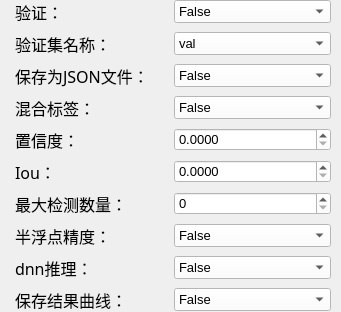
          <widget class="QWidget" name="scrollAreaWidgetContents_2">
           <property name="geometry">
            <rect>
             <x>0</x>
             <y>0</y>
             <width>341</width>
             <height>274</height>
            </rect>
           </property>
           <layout class="QGridLayout" name="gridLayout_13">
            <property name="leftMargin">
             <number>0</number>
            </property>
            <property name="topMargin">
             <number>0</number>
            </property>
            <property name="rightMargin">
             <number>0</number>
            </property>
            <property name="bottomMargin">
             <number>0</number>
            </property>
            <item row="1" column="0">
             <layout class="QGridLayout" name="gridLayout_14">
              <property name="leftMargin">
               <number>15</number>
              </property>
              <property name="rightMargin">
               <number>10</number>
              </property>
              <property name="horizontalSpacing">
               <number>2</number>
              </property>
              <property name="verticalSpacing">
               <number>8</number>
              </property>
              <item row="7" column="1">
               <widget class="QComboBox" name="Half_cbb">
                <property name="font">
                 <font>
                  <family>Arial</family>
                  <pointsize>10</pointsize>
                 </font>
                </property>
                <property name="toolTip">
                 <string>&lt;html&gt;&lt;head/&gt;&lt;body&gt;&lt;p&gt;False&lt;/p&gt;&lt;/body&gt;&lt;/html&gt;</string>
                </property>
                <property name="statusTip">
                 <string>bool</string>
                </property>
                <property name="styleSheet">
                 <string notr="true">background-color: rgb(255, 255, 255);</string>
                </property>
                <property name="duplicatesEnabled">
                 <bool>false</bool>
                </property>
                <item>
                 <property name="text">
                  <string>False</string>
                 </property>
                </item>
                <item>
                 <property name="text">
                  <string>True</string>
                 </property>
                </item>
               </widget>
              </item>
              <item row="2" column="0">
               <widget class="QLabel" name="l38">
                <property name="font">
                 <font>
                  <family>幼圆</family>
                  <pointsize>12</pointsize>
                 </font>
                </property>
                <property name="toolTip">
                 <string>&lt;html&gt;&lt;head/&gt;&lt;body&gt;&lt;p&gt;save_json：将验证结果保存至/predictions.json文件&lt;/p&gt;&lt;/body&gt;&lt;/html&gt;</string>
                </property>
                <property name="statusTip">
                 <string/>
                </property>
                <property name="text">
                 <string>保存为JSON文件：</string>
                </property>
               </widget>
              </item>
              <item row="3" column="0">
               <widget class="QLabel" name="l39">
                <property name="font">
                 <font>
                  <family>幼圆</family>
                  <pointsize>12</pointsize>
                 </font>
                </property>
                <property name="toolTip">
                 <string>&lt;html&gt;&lt;head/&gt;&lt;body&gt;&lt;p&gt;save_hybrid：验证时将真实目标标签和预测目标标签合并，并经过NMS计算，获得最终的结果；若为False，则只有预测目标标签结果&lt;/p&gt;&lt;/body&gt;&lt;/html&gt;</string>
                </property>
                <property name="statusTip">
                 <string/>
                </property>
                <property name="text">
                 <string>混合标签：</string>
                </property>
               </widget>
              </item>
              <item row="4" column="0">
               <widget class="QLabel" name="l40">
                <property name="font">
                 <font>
                  <family>幼圆</family>
                  <pointsize>12</pointsize>
                 </font>
                </property>
                <property name="toolTip">
                 <string>&lt;html&gt;&lt;head/&gt;&lt;body&gt;&lt;p&gt;conf：置信度阈值，在YOLOv8中，也表示分类分数，大于conf的预测正确，小于conf的预测错误，用于验证模式和预测模式&lt;/p&gt;&lt;/body&gt;&lt;/html&gt;</string>
                </property>
                <property name="statusTip">
                 <string/>
                </property>
                <property name="text">
                 <string>置信度：</string>
                </property>
               </widget>
              </item>
              <item row="0" column="0">
               <widget class="QLabel" name="l36">
                <property name="font">
                 <font>
                  <family>幼圆</family>
                  <pointsize>12</pointsize>
                 </font>
                </property>
                <property name="toolTip">
                 <string>&lt;html&gt;&lt;head/&gt;&lt;body&gt;&lt;p&gt;val：是否使用验证集/测试集&lt;/p&gt;&lt;/body&gt;&lt;/html&gt;</string>
                </property>
                <property name="statusTip">
                 <string/>
                </property>
                <property name="text">
                 <string>验证：</string>
                </property>
               </widget>
              </item>
              <item row="8" column="0">
               <widget class="QLabel" name="l44">
                <property name="font">
                 <font>
                  <family>幼圆</family>
                  <pointsize>12</pointsize>
                 </font>
                </property>
                <property name="toolTip">
                 <string>&lt;html&gt;&lt;head/&gt;&lt;body&gt;&lt;p&gt;dnn：使用OpenCV的DNN对ONNX模型进行推理&lt;/p&gt;&lt;/body&gt;&lt;/html&gt;</string>
                </property>
                <property name="statusTip">
                 <string/>
                </property>
                <property name="text">
                 <string>dnn推理：</string>
                </property>
               </widget>
              </item>
              <item row="4" column="1">
               <widget class="QDoubleSpinBox" name="Conf_dsb">
                <property name="font">
                 <font>
                  <family>Arial</family>
                  <pointsize>10</pointsize>
                 </font>
                </property>
                <property name="toolTip">
                 <string>推理0.25，验证0.001</string>
                </property>
                <property name="statusTip">
                 <string>float</string>
                </property>
                <property name="whatsThis">
                 <string>float，optional</string>
                </property>
                <property name="styleSheet">
                 <string notr="true">background-color: rgb(255, 255, 255);</string>
                </property>
                <property name="decimals">
                 <number>4</number>
                </property>
                <property name="maximum">
                 <double>1.000000000000000</double>
                </property>
                <property name="singleStep">
                 <double>0.000000000000000</double>
                </property>
               </widget>
              </item>
              <item row="6" column="1">
               <widget class="QSpinBox" name="Max_det_sb">
                <property name="font">
                 <font>
                  <family>Arial</family>
                  <pointsize>10</pointsize>
                 </font>
                </property>
                <property name="toolTip">
                 <string>300</string>
                </property>
                <property name="statusTip">
                 <string>int</string>
                </property>
                <property name="styleSheet">
                 <string notr="true">background-color: rgb(255, 255, 255);</string>
                </property>
                <property name="maximum">
                 <number>10000</number>
                </property>
                <property name="singleStep">
                 <number>0</number>
                </property>
               </widget>
              </item>
              <item row="3" column="1">
               <widget class="QComboBox" name="Save_hybrid_cbb">
                <property name="font">
                 <font>
                  <family>Arial</family>
                  <pointsize>10</pointsize>
                 </font>
                </property>
                <property name="toolTip">
                 <string>&lt;html&gt;&lt;head/&gt;&lt;body&gt;&lt;p&gt;&lt;span style=&quot; font-size:10pt;&quot;&gt;False&lt;/span&gt;&lt;/p&gt;&lt;/body&gt;&lt;/html&gt;</string>
                </property>
                <property name="statusTip">
                 <string>bool</string>
                </property>
                <property name="styleSheet">
                 <string notr="true">background-color: rgb(255, 255, 255);</string>
                </property>
                <property name="duplicatesEnabled">
                 <bool>false</bool>
                </property>
                <item>
                 <property name="text">
                  <string>False</string>
                 </property>
                </item>
                <item>
                 <property name="text">
                  <string>True</string>
                 </property>
                </item>
               </widget>
              </item>
              <item row="0" column="1">
               <widget class="QComboBox" name="Val_cbb">
                <property name="font">
                 <font>
                  <family>Arial</family>
                  <pointsize>10</pointsize>
                 </font>
                </property>
                <property name="toolTip">
                 <string>&lt;html&gt;&lt;head/&gt;&lt;body&gt;&lt;p&gt;&lt;span style=&quot; font-size:10pt;&quot;&gt;True&lt;/span&gt;&lt;/p&gt;&lt;/body&gt;&lt;/html&gt;</string>
                </property>
                <property name="statusTip">
                 <string>bool</string>
                </property>
                <property name="styleSheet">
                 <string notr="true">background-color: rgb(255, 255, 255);</string>
                </property>
                <property name="duplicatesEnabled">
                 <bool>false</bool>
                </property>
                <item>
                 <property name="text">
                  <string>False</string>
                 </property>
                </item>
                <item>
                 <property name="text">
                  <string>True</string>
                 </property>
                </item>
               </widget>
              </item>
              <item row="1" column="1">
               <widget class="QComboBox" name="Split_cbb">
                <property name="font">
                 <font>
                  <family>Arial</family>
                  <pointsize>10</pointsize>
                 </font>
                </property>
                <property name="toolTip">
                 <string>&lt;html&gt;&lt;head/&gt;&lt;body&gt;&lt;p&gt;&lt;span style=&quot; font-size:10pt;&quot;&gt;True&lt;/span&gt;&lt;/p&gt;&lt;/body&gt;&lt;/html&gt;</string>
                </property>
                <property name="statusTip">
                 <string>bool,str</string>
                </property>
                <property name="styleSheet">
                 <string notr="true">background-color: rgb(255, 255, 255);</string>
                </property>
                <item>
                 <property name="text">
                  <string>val</string>
                 </property>
                </item>
                <item>
                 <property name="text">
                  <string>test</string>
                 </property>
                </item>
                <item>
                 <property name="text">
                  <string>train</string>
                 </property>
                </item>
               </widget>
              </item>
              <item row="1" column="0">
               <widget class="QLabel" name="l37">
                <property name="font">
                 <font>
                  <family>幼圆</family>
                  <pointsize>12</pointsize>
                 </font>
                </property>
                <property name="toolTip">
                 <string>&lt;html&gt;&lt;head/&gt;&lt;body&gt;&lt;p&gt;split：从val、test、train的一部分中选择要验证的数据集，要确保数据集存在&lt;/p&gt;&lt;/body&gt;&lt;/html&gt;</string>
                </property>
                <property name="statusTip">
                 <string/>
                </property>
                <property name="text">
                 <string>验证集名称：</string>
                </property>
               </widget>
              </item>
              <item row="6" column="0">
               <widget class="QLabel" name="l42">
                <property name="font">
                 <font>
                  <family>幼圆</family>
                  <pointsize>12</pointsize>
                 </font>
                </property>
                <property name="toolTip">
                 <string>&lt;html&gt;&lt;head/&gt;&lt;body&gt;&lt;p&gt;max_det：每张图像最大目标检测数量，用于验证模式和预测模式&lt;/p&gt;&lt;/body&gt;&lt;/html&gt;</string>
                </property>
                <property name="statusTip">
                 <string/>
                </property>
                <property name="text">
                 <string>最大检测数量：</string>
                </property>
               </widget>
              </item>
              <item row="5" column="1">
               <widget class="QDoubleSpinBox" name="Iou_dsb">
                <property name="font">
                 <font>
                  <family>Arial</family>
                  <pointsize>10</pointsize>
                 </font>
                </property>
                <property name="toolTip">
                 <string>0.7</string>
                </property>
                <property name="statusTip">
                 <string>float</string>
                </property>
                <property name="whatsThis">
                 <string>float，optional</string>
                </property>
                <property name="styleSheet">
                 <string notr="true">background-color: rgb(255, 255, 255);</string>
                </property>
                <property name="decimals">
                 <number>4</number>
                </property>
                <property name="maximum">
                 <double>1.000000000000000</double>
                </property>
                <property name="singleStep">
                 <double>0.000000000000000</double>
                </property>
               </widget>
              </item>
              <item row="7" column="0">
               <widget class="QLabel" name="l43">
                <property name="font">
                 <font>
                  <family>幼圆</family>
                  <pointsize>12</pointsize>
                 </font>
                </property>
                <property name="toolTip">
                 <string>&lt;html&gt;&lt;head/&gt;&lt;body&gt;&lt;p&gt;half：使用半浮点精度进行推理（FP16）&lt;/p&gt;&lt;/body&gt;&lt;/html&gt;</string>
                </property>
                <property name="statusTip">
                 <string/>
                </property>
                <property name="text">
                 <string>半浮点精度：</string>
                </property>
               </widget>
              </item>
              <item row="5" column="0">
               <widget class="QLabel" name="l41">
                <property name="font">
                 <font>
                  <family>幼圆</family>
                  <pointsize>12</pointsize>
                 </font>
                </property>
                <property name="toolTip">
                 <string>&lt;html&gt;&lt;head/&gt;&lt;body&gt;&lt;p&gt;iou：NMS获取最终预测结果的Iou阈值，指示两个框之间得重叠程度，防止预测框出现重叠，用于验证模式和预测模式&lt;/p&gt;&lt;/body&gt;&lt;/html&gt;</string>
                </property>
                <property name="statusTip">
                 <string/>
                </property>
                <property name="text">
                 <string>Iou：</string>
                </property>
               </widget>
              </item>
              <item row="8" column="1">
               <widget class="QComboBox" name="Dnn_cbb">
                <property name="font">
                 <font>
                  <family>Arial</family>
                  <pointsize>10</pointsize>
                 </font>
                </property>
                <property name="toolTip">
                 <string>&lt;html&gt;&lt;head/&gt;&lt;body&gt;&lt;p&gt;False&lt;/p&gt;&lt;/body&gt;&lt;/html&gt;</string>
                </property>
                <property name="statusTip">
                 <string>bool</string>
                </property>
                <property name="styleSheet">
                 <string notr="true">background-color: rgb(255, 255, 255);</string>
                </property>
                <property name="duplicatesEnabled">
                 <bool>false</bool>
                </property>
                <item>
                 <property name="text">
                  <string>False</string>
                 </property>
                </item>
                <item>
                 <property name="text">
                  <string>True</string>
                 </property>
                </item>
               </widget>
              </item>
              <item row="2" column="1">
               <widget class="QComboBox" name="Save_json_cbb">
                <property name="font">
                 <font>
                  <family>Arial</family>
                  <pointsize>10</pointsize>
                 </font>
                </property>
                <property name="toolTip">
                 <string>&lt;html&gt;&lt;head/&gt;&lt;body&gt;&lt;p&gt;&lt;span style=&quot; font-size:10pt;&quot;&gt;False&lt;/span&gt;&lt;/p&gt;&lt;/body&gt;&lt;/html&gt;</string>
                </property>
                <property name="statusTip">
                 <string>bool</string>
                </property>
                <property name="styleSheet">
                 <string notr="true">background-color: rgb(255, 255, 255);</string>
                </property>
                <property name="duplicatesEnabled">
                 <bool>false</bool>
                </property>
                <item>
                 <property name="text">
                  <string>False</string>
                 </property>
                </item>
                <item>
                 <property name="text">
                  <string>True</string>
                 </property>
                </item>
               </widget>
              </item>
              <item row="9" column="0">
               <widget class="QLabel" name="l45">
                <property name="font">
                 <font>
                  <family>幼圆</family>
                  <pointsize>12</pointsize>
                 </font>
                </property>
                <property name="toolTip">
                 <string>&lt;html&gt;&lt;head/&gt;&lt;body&gt;&lt;p&gt;plots：保存训练和验证的指标曲线图像，包含损失、精确率、召回率、map50和map90等曲线&lt;/p&gt;&lt;/body&gt;&lt;/html&gt;</string>
                </property>
                <property name="statusTip">
                 <string/>
                </property>
                <property name="text">
                 <string>保存结果曲线：</string>
                </property>
               </widget>
              </item>
              <item row="9" column="1">
               <widget class="QComboBox" name="Plots_cbb">
                <property name="font">
                 <font>
                  <family>Arial</family>
                  <pointsize>10</pointsize>
                 </font>
                </property>
                <property name="toolTip">
                 <string>&lt;html&gt;&lt;head/&gt;&lt;body&gt;&lt;p&gt;False&lt;/p&gt;&lt;/body&gt;&lt;/html&gt;</string>
                </property>
                <property name="statusTip">
                 <string>bool</string>
                </property>
                <property name="styleSheet">
                 <string notr="true">background-color: rgb(255, 255, 255);</string>
                </property>
                <property name="duplicatesEnabled">
                 <bool>false</bool>
                </property>
                <item>
                 <property name="text">
                  <string>False</string>
                 </property>
                </item>
                <item>
                 <property name="text">
                  <string>True</string>
                 </property>
                </item>
               </widget>
              </item>
             </layout>
            </item>
           </layout>
          </widget>
